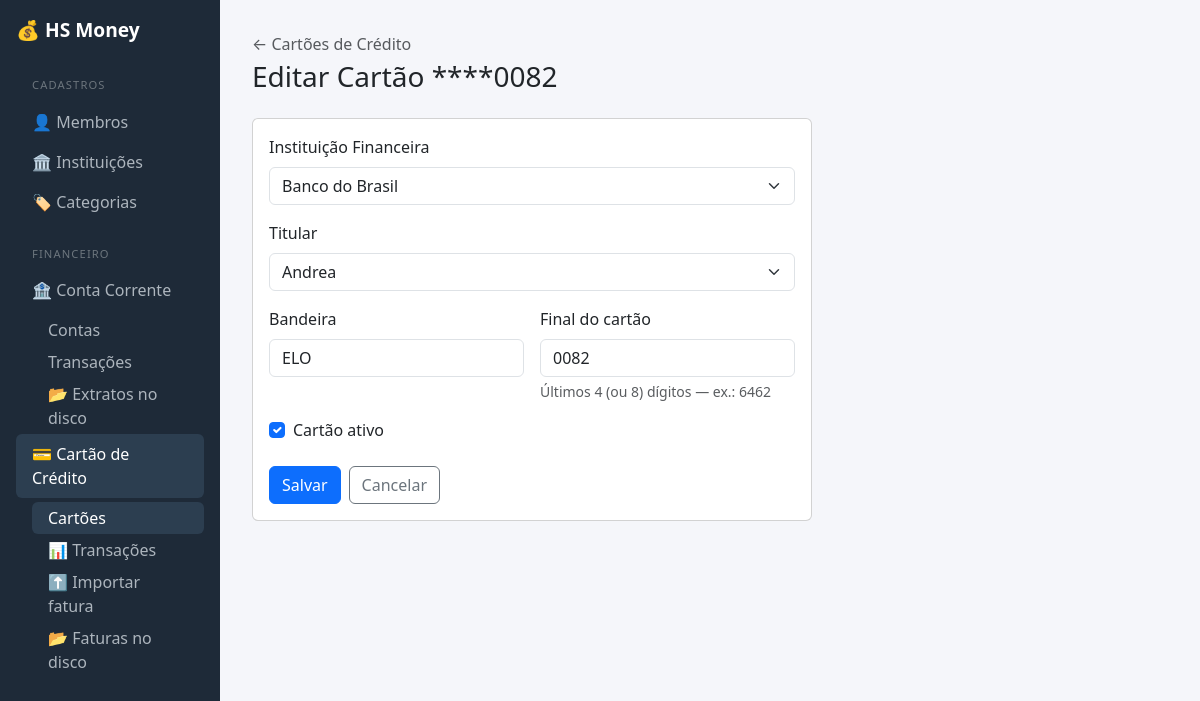
The page /cartao/cartoes/6/editar/ on the database its author committed.
### hs_money/cartao_credito/models.py (models this page shows, shortened)
class Cartao(models.Model):
    instituicao = models.ForeignKey(
        InstituicaoFinanceira,
        on_delete=models.CASCADE,
        related_name="cartoes",
    )
    bandeira = models.CharField(max_length=60, blank=True, null=True)
    cartao_final = models.CharField(max_length=8)  # ex.: "6462"
    membro = models.ForeignKey(
        Membro,
        on_delete=models.SET_NULL,
        null=True,
        blank=True,
        related_name="cartoes",
    )
    ativo = models.BooleanField(default=True)
    class Meta:
        constraints = [
            models.UniqueConstraint(
                fields=["instituicao", "bandeira", "cartao_final"],
                name="uniq_cartao_instituicao_bandeira_final",
            ),
        ]
        indexes = [
            models.Index(fields=["cartao_final"]),
            models.Index(fields=["membro"]),
        ]

### hs_money/cartao_credito/views.py (the view)
# urls.py: path('cartoes/<int:pk>/editar/',        views.cartao_editar,          name='cartao_editar'),
def cartao_editar(request, pk):
    cartao = get_object_or_404(Cartao, pk=pk)
    if request.method == 'POST':
        form = CartaoForm(request.POST, instance=cartao)
        if form.is_valid():
            form.save()
            messages.success(request, 'Cartão atualizado.')
            return redirect('cartao_credito:cartao_lista')
    else:
        form = CartaoForm(instance=cartao)
    return render(request, 'cartao_credito/cartoes/form.html', {
        'form':   form,
        'titulo': f'Editar Cartão ****{cartao.cartao_final}',
        'cartao': cartao,
    })

### hs_money/cartao_credito/views.py
class CartaoForm(forms.ModelForm):
    class Meta:
        model  = Cartao
        fields = ['instituicao', 'bandeira', 'cartao_final', 'membro', 'ativo']
        widgets = {
            'instituicao':  forms.Select(attrs={'class': 'form-select'}),
            'bandeira':     forms.TextInput(attrs={
                                'class': 'form-control',
                                'placeholder': 'VISA, MASTERCARD, ELO…',
                            }),
            'cartao_final': forms.TextInput(attrs={
                                'class': 'form-control',
                                'placeholder': '6462',
                                'maxlength': '8',
                            }),
            'membro':       forms.Select(attrs={'class': 'form-select'}),
            'ativo':        forms.CheckboxInput(attrs={'class': 'form-check-input'}),
        }

### hs_money/core/models.py (called while the page is built)
    def __str__(self):
        return self.nome

    def __str__(self):
        return self.nome

### hs_money/cartao_credito/templates/cartao_credito/cartoes/form.html (shortened to what this page needs)
{% extends "core/base.html" %}
{% block content %}
<div class="mb-4">
  <a href="{% url 'cartao_credito:cartao_lista' %}" class="text-decoration-none text-muted">
    ← Cartões de Crédito
  </a>
  <h1 class="h3 mt-1">{{ titulo }}</h1>
</div>
<div class="card" style="max-width: 560px;">
  <div class="card-body">
    <form method="post" novalidate>
      <div class="mb-3">
        <label class="form-label">Instituição Financeira</label>
        {{ form.instituicao }}
      </div>
      <div class="mb-3">
        <label class="form-label">Titular</label>
        {{ form.membro }}
      </div>
      <div class="row g-3 mb-3">
        <div class="col">
          <label class="form-label">Bandeira</label>
          {{ form.bandeira }}
        </div>
        <div class="col">
          <label class="form-label">Final do cartão</label>
          {{ form.cartao_final }}
          <div class="form-text">Últimos 4 (ou 8) dígitos — ex.: 6462</div>
        </div>
      </div>
      <div class="mb-4 form-check">
        {{ form.ativo }}
        <label class="form-check-label">Cartão ativo</label>
      </div>
      <div class="d-flex gap-2">
        <button type="submit" class="btn btn-primary">Salvar</button>
        <a href="{% url 'cartao_credito:cartao_lista' %}" class="btn btn-outline-secondary">Cancelar</a>
      </div>
    </form>
  </div>
</div>
{% endblock %}

### hs_money/core/templates/core/base.html (style rules this page uses)
body { background: #f5f6fa; }

### rows shown on the page
Cartao: instituicao "Banco do Brasil", membro "Andrea", bandeira "ELO", cartao_final "0082", ativo "☑"

### other values the page prints
{{ titulo }} "Editar Cartão ****0082"
